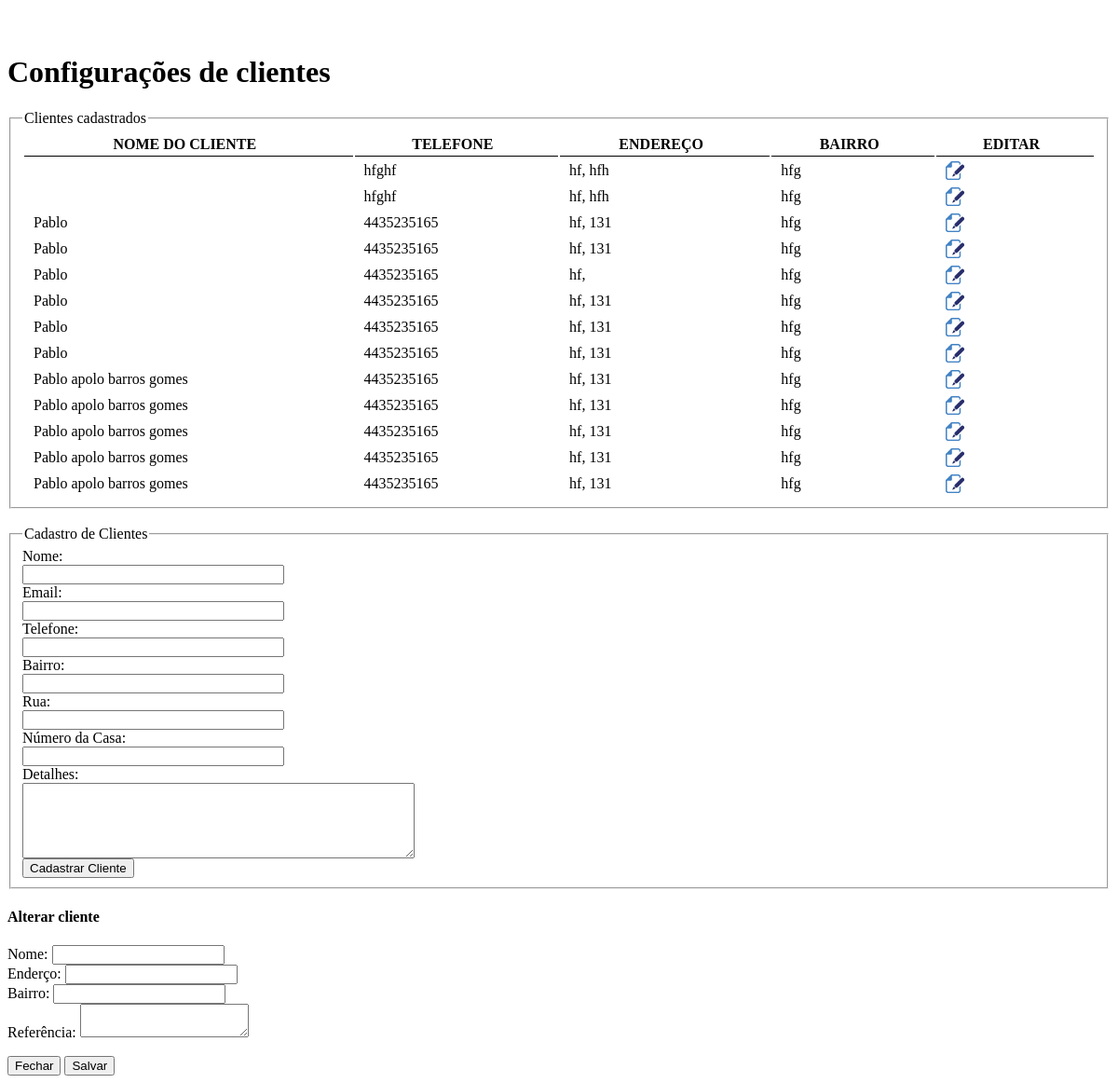
/cadastrarcliente.php, run on an earlier commit of the app's database.
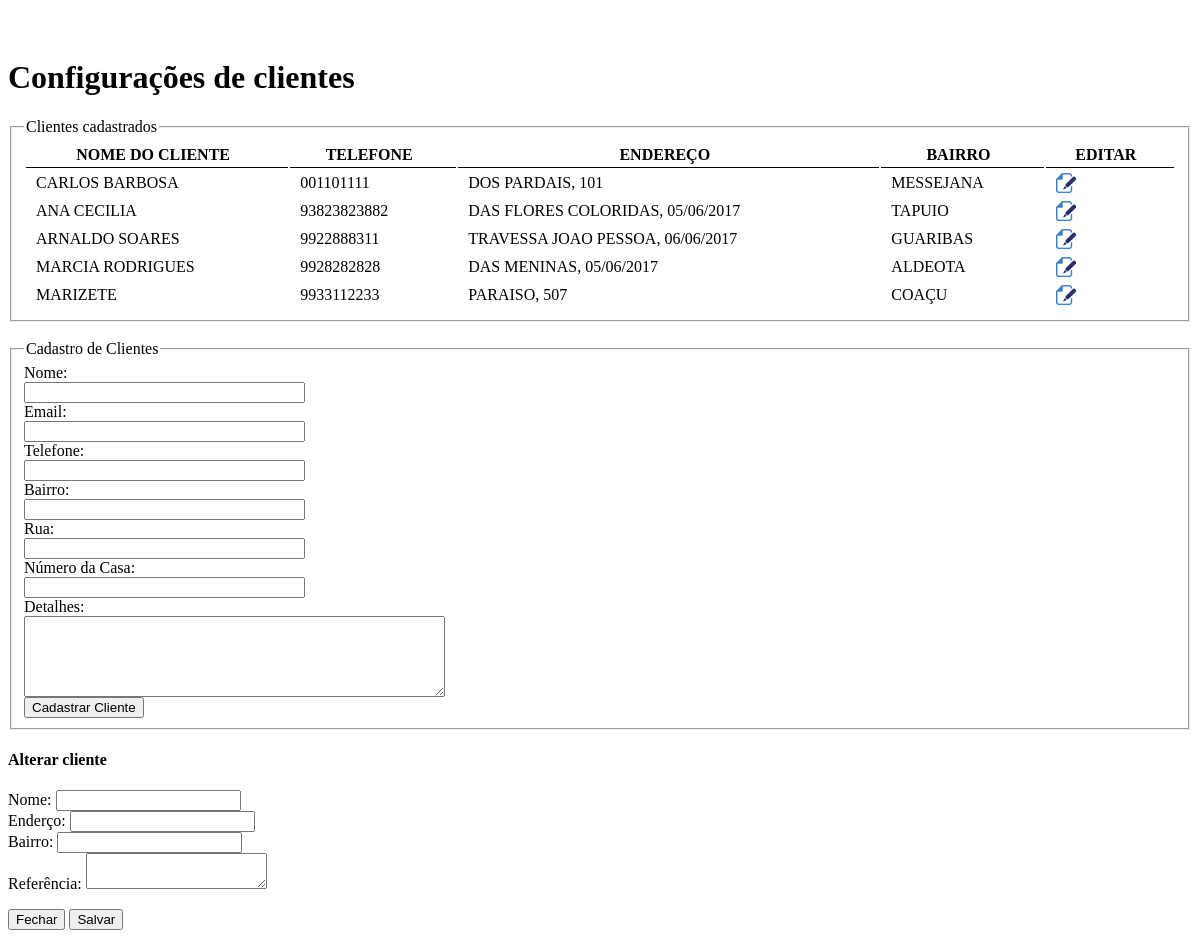
And on a later commit of the database.
### tables this page shows
CREATE TABLE `cadastro` (
  `id` int(11) NOT NULL AUTO_INCREMENT,
  `nome` varchar(50) DEFAULT NULL,
  `sobrenome` varchar(50) DEFAULT NULL,
  `telefone` varchar(20) DEFAULT NULL,
  `celular` varchar(20) DEFAULT NULL,
  `cidade` varchar(50) DEFAULT NULL,
  `email` varchar(50) DEFAULT NULL,
  `bairro` varchar(50) DEFAULT NULL,
  `rua` varchar(50) DEFAULT NULL,
  `numero` varchar(20) DEFAULT NULL,
  `proximo` longtext,
  PRIMARY KEY (`id`)
);

### cadastrarcliente.php (the view, shortened to what this page needs)
<?php
   $editFormAction = $_SERVER['PHP_SELF'];
   if (isset($_SERVER['QUERY_STRING'])) {
     $editFormAction .= "?" . htmlentities($_SERVER['QUERY_STRING']);
   }
   ?>
<link rel="stylesheet" type="text/css" href="css/demo_table.css"/>
<div class="container" style="margin-top: 5%;">
   <div class="bs-docs-section" >
      <div class="row">
            <div class="page-header">
               <h1 id="forms">Configurações de clientes</h1>
            </div>
      </div>
      <div class="row">
         <div class="col-lg-12">
            <div class="page-header well">
               <fieldset>
                  <legend>Clientes cadastrados</legend>
                  <table class="display dataTable table table-striped table-bordered" id="tbCliente">
                     <thead>
                        <tr>
                           <th>NOME DO CLIENTE</th>
						   <th>TELEFONE</th>
						   <th>ENDEREÇO</th>
						   <th>BAIRRO</th>
						   <th>EDITAR</th>
                        </tr>
                     </thead>
                     <tbody>
                        <?php
						   $sql = mysql_query("SELECT * FROM cadastro") or die("Erro ao consultar clientes");
						   while($res = mysql_fetch_array($sql)){
                           ?>
						   <tr>
								<td><?php echo $res['nome'] ?>
								<td><?php echo $res['telefone'] ?>
								<td><?php echo $res['rua'].", ".$res['numero'] ?>
								<td><?php echo $res['bairro'] ?>
								<td>
									<a href="#" data-toggle="modal" data-target="#exampleModal" data-whatever="@mdo">
										<img src="imagens/file_edit.png" width="20" height="20" border="0" />
									</a>
								</td>
							</tr>
						   <?php }?>
                     </tbody>
                  </table>
               </fieldset>
            </div>
         </div>
      </div>
      <div class="row">
         <br />
         <div class="col-lg-12">
            <div class="well bs-component">
               <form action="<?php echo $editFormAction; ?>" method="post" class="form-horizontal" name="form1" id="form1">
                  <fieldset>
                  <legend>Cadastro de Clientes</legend>
                  <div class="form-group">
                     <label for="inputEmail" class="col-lg-2 control-label">Nome:</label>
                     <div class="col-lg-8">
                        <input required class="form-control" type="text" name="nome" value="" size="32" />
                     </div>
                  </div>
				  <div class="form-group">
                     <label for="inputEmail" class="col-lg-2 control-label">Email:</label>
                     <div class="col-lg-8">
                        <input class="form-control" type="text" name="email" value="" size="32" />
                     </div>
                  </div>
                  <div class="form-group">
                     <label for="inputEmail" class="col-lg-2 control-label">Telefone:</label>
                     <div required class="col-lg-8"><input class="form-control" type="text" name="telefone" value="" size="32" />		</div>
                  </div>
                  <div class="form-group">
                     <label for="inputEmail" class="col-lg-2 control-label">Bairro:</label>
                     <div required class="col-lg-8"><input class="form-control" type="text" name="bairro" value="" size="32" />		</div>
                  </div>
                  <div class="form-group">
                     <label for="inputEmail" class="col-lg-2 control-label">Rua:</label>
                     <div required class="col-lg-8"><input class="form-control" type="text" name="rua" value="" size="32" />
                     </div>
                  </div>
                  <div class="form-group">
                     <label for="inputEmail" class="col-lg-2 control-label">Número da Casa:</label>
                     <div required class="col-lg-8"><input class="form-control" type="text" name="numerocasa" value="" size="32" />		</div>
                  </div>
                  <div class="form-group">
                     <label for="inputEmail" class="col-lg-2 control-label">Detalhes:</label>
                     <div class="col-lg-8"><textarea name="detalhes" cols="50" rows="5"></textarea>		</div>
                  </div>
                  <div class="form-group">
                     <div class="col-lg-4"><input class="btn btn-warning" type="submit" value="Cadastrar Cliente" />
                     </div>
                  </div>
               </form>
            </div>
         </div>
      </div>
   </div>
</div>
<div class="modal fade" id="exampleModal" tabindex="-1" role="dialog" aria-labelledby="exampleModalLabel">
  <div class="modal-dialog" role="document">
    <div class="modal-content">
      <div class="modal-header">
        <h4 class="modal-title" id="exampleModalLabel">Alterar cliente</h4>
      </div>
      <div class="modal-body">
        <form>
          <div class="form-group">
            <label for="recipient-name" class="control-label">Nome:</label>
            <input type="text" class="form-control" id="recipient-name">
          </div>
          <div class="form-group">
			<label for="recipient-name" class="control-label">Enderço:</label>
            <input type="text" class="form-control" id="recipient-name">
          </div>
		  <div class="form-group">
			<label for="recipient-name" class="control-label">Bairro:</label>
            <input type="text" class="form-control" id="recipient-name">
          </div>
		  <div class="form-group">
			<label for="message-text" class="control-label">Referência:</label>
            <textarea class="form-control" id="message-text"></textarea>
          </div>
        </form>
      </div>
      <div class="modal-footer">
        <button type="button" class="btn btn-default" data-dismiss="modal">Fechar</button>
        <button type="button" class="btn btn-primary">Salvar</button>
      </div>
    </div>
  </div>
</div>

### css/demo_table.css (style rules this page uses)
table.display { margin: 0 auto; clear: both; width: 100%; }
table.display thead th { padding: 3px 18px 3px 10px; border-bottom: 1px solid black; font-weight: bold; cursor: pointer; * cursor: hand; }
table.display td { padding: 3px 10px; }

What changed in the data, as far as the page shows it:
removed cadastro: telefone "hfghf", rua "hf", numero "hfh", bairro "hfg"
removed cadastro: telefone "hfghf", rua "hf", numero "hfh", bairro "hfg"
removed cadastro: nome "Pablo", telefone "4435235165", rua "hf", numero "131", bairro "hfg"
removed cadastro: nome "Pablo", telefone "4435235165", rua "hf", numero "131", bairro "hfg"
removed cadastro: nome "Pablo", telefone "4435235165", rua "hf", bairro "hfg"
removed cadastro: nome "Pablo", telefone "4435235165", rua "hf", numero "131", bairro "hfg"
removed cadastro: nome "Pablo", telefone "4435235165", rua "hf", numero "131", bairro "hfg"
removed cadastro: nome "Pablo", telefone "4435235165", rua "hf", numero "131", bairro "hfg"
removed cadastro: nome "Pablo apolo barros gomes", telefone "4435235165", rua "hf", numero "131", bairro "hfg"
removed cadastro: nome "Pablo apolo barros gomes", telefone "4435235165", rua "hf", numero "131", bairro "hfg"
removed cadastro: nome "Pablo apolo barros gomes", telefone "4435235165", rua "hf", numero "131", bairro "hfg"
removed cadastro: nome "Pablo apolo barros gomes", telefone "4435235165", rua "hf", numero "131", bairro "hfg"
removed cadastro: nome "Pablo apolo barros gomes", telefone "4435235165", rua "hf", numero "131", bairro "hfg"
added cadastro: nome "CARLOS BARBOSA", telefone "001101111", rua "DOS PARDAIS", numero "101", bairro "MESSEJANA"
added cadastro: nome "ANA CECILIA", telefone "93823823882", rua "DAS FLORES COLORIDAS", numero "05/06/2017", bairro "TAPUIO"
added cadastro: nome "ARNALDO SOARES", telefone "9922888311", rua "TRAVESSA JOAO PESSOA", numero "06/06/2017", bairro "GUARIBAS"
added cadastro: nome "MARCIA RODRIGUES", telefone "9928282828", rua "DAS MENINAS", numero "05/06/2017", bairro "ALDEOTA"
added cadastro: nome "MARIZETE", telefone "9933112233", rua "PARAISO", numero "507", bairro "COAÇU"
